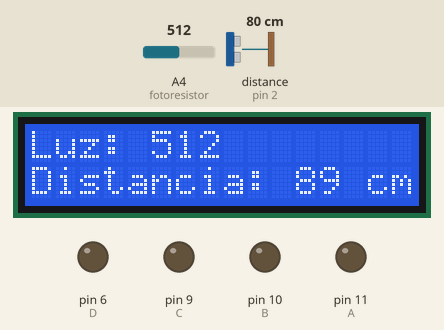
Bench run of a sketch on a simulated Arduino Uno, built with avr-gcc and run on an emulated ATmega328P. Parts: 16×2 character LCD, output pins drawn as LEDs (lit = HIGH). Wiring (inferred from the names in the program): ultrasonic range finder: trigger pin 3; echo pin 2. The test bench sets the inputs (shaded band); at power-on: A4 (fotoresistor) = 512, distance to the obstacle (sensor on pin 2) 80 cm. The echo pulse lasts 58.3 µs per cm; pins used as bus, display or sensor lines are not drawn; what the sketch prints to the serial monitor is not drawn.

Above: at 1.2 s.
1.3 s: A4 (fotoresistor) set to 416
At 11.4 s:
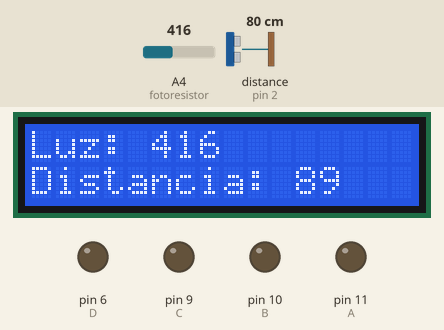
11.7 s: A4 (fotoresistor) set to 392
At 17.8 s:
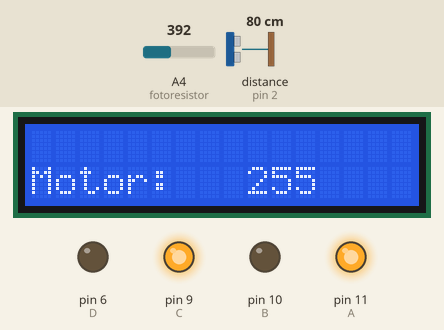
19.9 s: distance to the obstacle (sensor on pin 2) set to 12 cm
At 23.0 s:
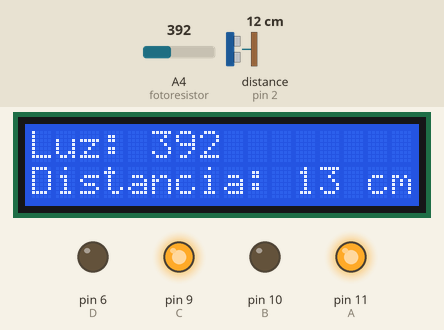
24.0 s: distance to the obstacle (sensor on pin 2) set to 9 cm
At 29.2 s:
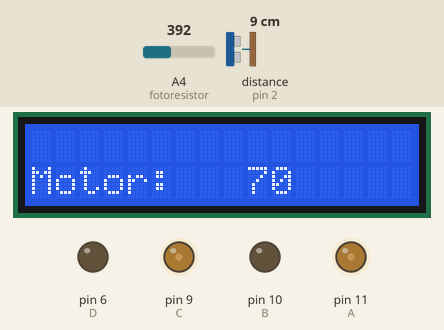
34.1 s: distance to the obstacle (sensor on pin 2) set to 18 cm
At 35.5 s:
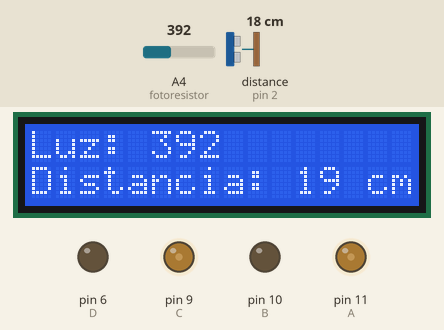
42.3 s: A4 (fotoresistor) set to 410
At 46.2 s:
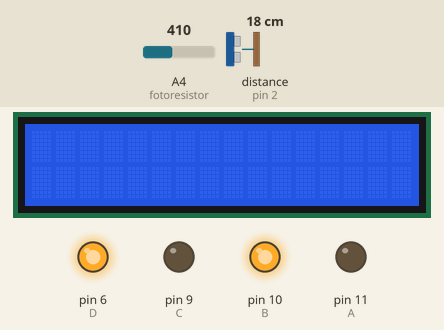
Timing chart, 0 to 47.3 s (numbered marks = the images above; inputs shaded):
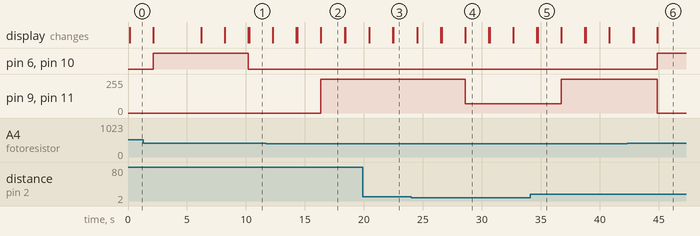

The sketch:

Reto_1_GEC.ino
```cpp
//Pantalla lcd
#include <Keypad.h>
#include <LiquidCrystal.h>
const int rs = 13, en = 12, d4 = A0, d5 = A1, d6 = A2, d7 = A3;
LiquidCrystal lcd (rs, en, d4, d5, d6, d7);

//Fotoresistor
int fotoresistor = A4;
int valor = 0;

//Sensor Ultra Sonico
#define triggerEmisor 3
#define echoReceptor 2
int distancia;
int A = 11;
int B = 10;
int C = 9;
int D = 6;
int velocidadTotal = 255;
int velocidadLenta = 70;

void setup() {
  //Monitor Serial
Serial.begin(9600);

//Pantalla lcd
lcd.begin(16,2);

//Fotoresistor
  pinMode(fotoresistor, INPUT);

//Sensor Ultra Sonico
  pinMode(triggerEmisor, OUTPUT);
  pinMode(echoReceptor, INPUT);
  pinMode(A,OUTPUT);
  pinMode(B,OUTPUT);
  pinMode(C,OUTPUT);
  pinMode(D,OUTPUT);

}

void loop() {

 //Fotoresistor
valor = analogRead(fotoresistor);
Serial.print ("Luz:");
Serial.println(valor);

  //Sensor Ultra Sonico
  digitalWrite(triggerEmisor, HIGH);
  digitalWrite(triggerEmisor, LOW);
  delayMicroseconds(10);
  distancia=pulseIn(echoReceptor,HIGH);
  distancia=distancia/52;
  Serial.print("Distancia: ");
  Serial.print(distancia);
  Serial.println(" cm  ");

   //Pantalla lcd
 //Mostrar Fotoresistor
 lcd.begin(16,2);
 lcd.setCursor(0,0);
 lcd.print ("Luz: ");
 lcd.setCursor(5,0);
 lcd.print (valor);

 //Mostrar  Distancia de Ultrasonico
 lcd.setCursor(0,1);
 lcd.print ("Distancia:");
 lcd.setCursor(11,1);
 lcd.print (distancia);
 lcd.setCursor(14,1);
 lcd.print ("cm");
 delay(2000);
 lcd.clear();

 if (valor <=400) {
    if (distancia> 10){
    analogWrite(A,velocidadTotal);
    analogWrite(B,0);
    analogWrite(C,velocidadTotal);
    analogWrite(D,0);
    //Motores
 Serial.print("Motor:");
 Serial.println(velocidadTotal);
 Serial.println("   ");
 lcd.setCursor(0,1);
 lcd.print ("Motor:");
 lcd.setCursor(9,1);
 lcd.print (velocidadTotal);
 delay(2000);
 lcd.clear();
  }

else{
    analogWrite(A,velocidadLenta);
    analogWrite(B,0);
    analogWrite(C,velocidadLenta);
    analogWrite(D,0);
  //Motores
 Serial.print("Motor:");
 Serial.println(velocidadLenta);
 Serial.println("   ");
 lcd.setCursor(0,1);
 lcd.print ("Motor:");
 lcd.setCursor(9,1);
 lcd.print (velocidadLenta);
 delay(2000);
 lcd.clear();
 }
}

if (valor > 400){
    analogWrite(A,0);
    analogWrite(B,velocidadTotal);
    analogWrite(C,0);
    analogWrite(D,velocidadTotal);
    delay (4000);

   //Para parar el motor
   while (valor >=401){

  //Pantalla lcd
 //Mostrar Fotoresistor
 lcd.begin(16,2);
 lcd.setCursor(0,0);
 lcd.print ("Luz: ");
 lcd.setCursor(5,0);
 lcd.print (valor);
 //Mostrar  Distancia de Ultrasonico
 lcd.setCursor(0,1);
 lcd.print ("Distancia:");
 lcd.setCursor(11,1);
 lcd.print (distancia);
 delay(2000);
 lcd.clear();
//Motores
 lcd.setCursor(0,1);
 lcd.print ("Motor:");
 lcd.setCursor(7,1);
 lcd.print ("Detenidos");
 delay(2000);
 lcd.clear();
 digitalWrite(A,LOW);
 digitalWrite(B,LOW);
 digitalWrite(C,LOW);
 digitalWrite(D,LOW);
//Detenido todal
valor = analogRead(fotoresistor);
 if (valor <=400){
  break; }
    }
  }
}
```

Measured:
- the behaviour switches between 401 and 400 on A4 (fotoresistor) (found by bisection; images 1 and 2)
- the behaviour switches between 11 and 10 cm on distance to the obstacle (sensor on pin 2) (found by bisection; images 3 and 4)
- after the input at 11.7 s, pin 9 (C), pin 11 (A): 0/255 → 255/255 after 4.7 s; the display: first differs from a run without the input after 2.7 s (image 2 shows a later state)
- after the input at 24.0 s, pin 9 (C), pin 11 (A): 255/255 → 70/255 after 4.6 s
- after the input at 34.1 s, pin 9 (C), pin 11 (A): 70/255 → 255/255 after 2.6 s
- after the input at 42.3 s, pin 6 (D), pin 10 (B): LOW → HIGH after 2.6 s; pin 9 (C), pin 11 (A): 255/255 → 0/255 after 2.6 s
- what the display in image 2 shows lasts 2.0 s, from 16.4 s to 18.4 s
